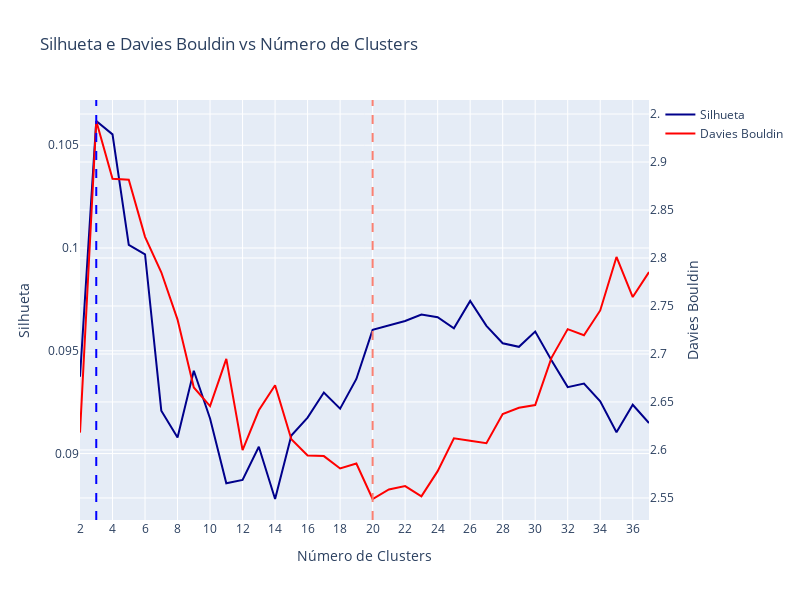

The notebook cell this image was saved under:
### Code cell
# Criando o gráfico principal para a 'silhueta'
fig = go.Figure()

# Adicionando a linha da silhueta
fig.add_trace(go.Scatter(x=list(range(2, 38)),
                         y=scores['silhouette'],
                         mode='lines',
                         name='Silhueta',
                         line=dict(color='darkblue')))

# Adicionando a linha vertical para o valor de 'bestsc'
fig.add_vline(x=bestsc, line_width=2, line_dash="dash", line_color="blue")

# Adicionando o segundo eixo y para 'davies_bouldin'
fig.add_trace(go.Scatter(x=list(range(2, 38)),
                         y=scores['davies_bouldin'],
                         mode='lines',
                         name='Davies Bouldin',
                         line=dict(color='red'),
                         yaxis='y2'))

# Adicionando a linha vertical para o valor de 'bestdb'
fig.add_vline(x=bestdb, line_width=2, line_dash="dash", line_color="salmon")

# Atualizando o layout para suportar dois eixos y
fig.update_layout(
    title='Silhueta e Davies Bouldin vs Número de Clusters',
    xaxis=dict(title='Número de Clusters', tickvals=list(range(2, 38, 2))),
    yaxis=dict(title='Silhueta'),
    yaxis2=dict(title='Davies Bouldin', overlaying='y', side='right'),
    width=800,
    height=600
)

# Exibir o gráfico
fig.show()

### Figure 1 — Plotly figure (JSON) as saved in the notebook; plotly's stock layout.template omitted (floating-point values rounded to 4 significant figures)
{"data": [{"line": {"color": "darkblue"}, "mode": "lines", "name": "Silhueta", "type": "scatter", "x": [2, 3, 4, 5, 6, 7, 8, 9, 10, 11, 12, 13, 14, 15, 16, 17, 18, 19, 20, 21, 22, 23, 24, 25, 26, 27, 28, 29, 30, 31, 32, 33, 34, 35, 36, 37], "y": [0.09374, 0.1062, 0.1055, 0.1001, 0.0997, 0.09209, 0.09078, 0.09403, 0.09171, 0.08855, 0.08872, 0.09033, 0.08779, 0.09088, 0.09175, 0.09297, 0.09219, 0.09363, 0.09602, 0.09622, 0.09645, 0.09676, 0.09663, 0.09609, 0.09743, 0.09621, 0.09537, 0.09519, 0.09594, 0.09454, 0.09323, 0.09341, 0.09255, 0.09104, 0.09238, 0.09149]}, {"line": {"color": "red"}, "mode": "lines", "name": "Davies Bouldin", "type": "scatter", "x": [2, 3, 4, 5, 6, 7, 8, 9, 10, 11, 12, 13, 14, 15, 16, 17, 18, 19, 20, 21, 22, 23, 24, 25, 26, 27, 28, 29, 30, 31, 32, 33, 34, 35, 36, 37], "y": [2.618, 2.943, 2.882, 2.882, 2.822, 2.785, 2.736, 2.665, 2.646, 2.695, 2.6, 2.641, 2.667, 2.611, 2.594, 2.594, 2.581, 2.586, 2.549, 2.559, 2.562, 2.552, 2.578, 2.612, 2.61, 2.607, 2.637, 2.644, 2.647, 2.696, 2.726, 2.72, 2.745, 2.801, 2.759, 2.785], "yaxis": "y2"}], "layout": {"height": 600, "shapes": [{"line": {"color": "blue", "dash": "dash", "width": 2}, "type": "line", "x0": 3, "x1": 3, "xref": "x", "y0": 0, "y1": 1, "yref": "y domain"}, {"line": {"color": "salmon", "dash": "dash", "width": 2}, "type": "line", "x0": 20, "x1": 20, "xref": "x", "y0": 0, "y1": 1, "yref": "y domain"}], "title": {"text": "Silhueta e Davies Bouldin vs Número de Clusters"}, "width": 800, "xaxis": {"tickvals": [2, 4, 6, 8, 10, 12, 14, 16, 18, 20, 22, 24, 26, 28, 30, 32, 34, 36], "title": {"text": "Número de Clusters"}}, "yaxis": {"title": {"text": "Silhueta"}}, "yaxis2": {"overlaying": "y", "side": "right", "title": {"text": "Davies Bouldin"}}}}
